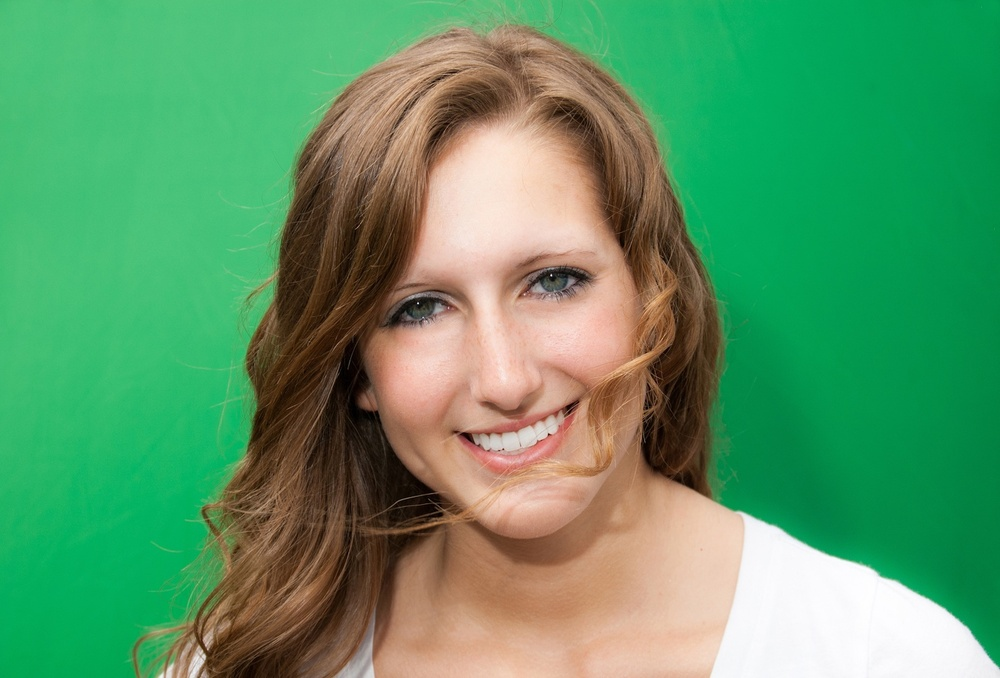
#> input picture Lecture11/code/green.jpg, 1000 x 678 px, shrunk from 1474 x 1000 before the run
$ python 4_grayscale_desaturation.py
#> lines starting #> are read from the running program, lines starting #| are printed output that depends on the picture
#!/usr/bin/env -S uv run --script
from PIL import Image

im = Image.open("green.jpg")
#> im is the input picture: PIL image 1000x678 RGB; mean R, G, B 90.5, 152.3, 102.5
for x in range(0, im.width):
    for y in range(0, im.height):
        pixel = im.getpixel((x, y))
        grey = int((max(list(pixel)) + min(list(pixel))) / 2)
        newPixel = (grey, grey, grey)
        im.putpixel((x, y), newPixel)
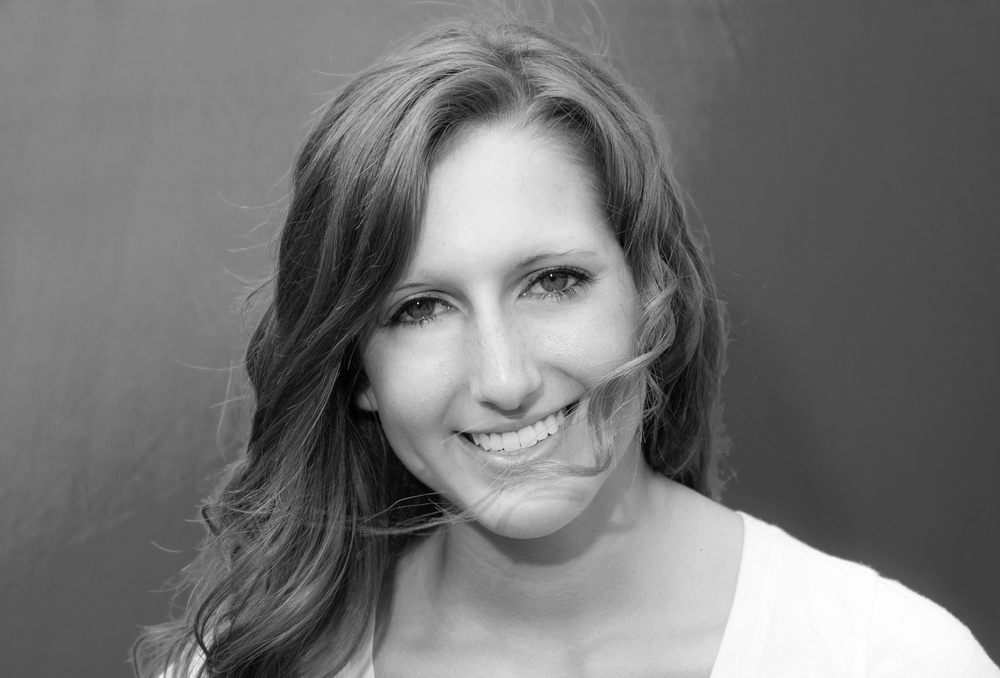
#> im: PIL image 1000x678 RGB; min 0, max 255, mean 116.4
im.show()
